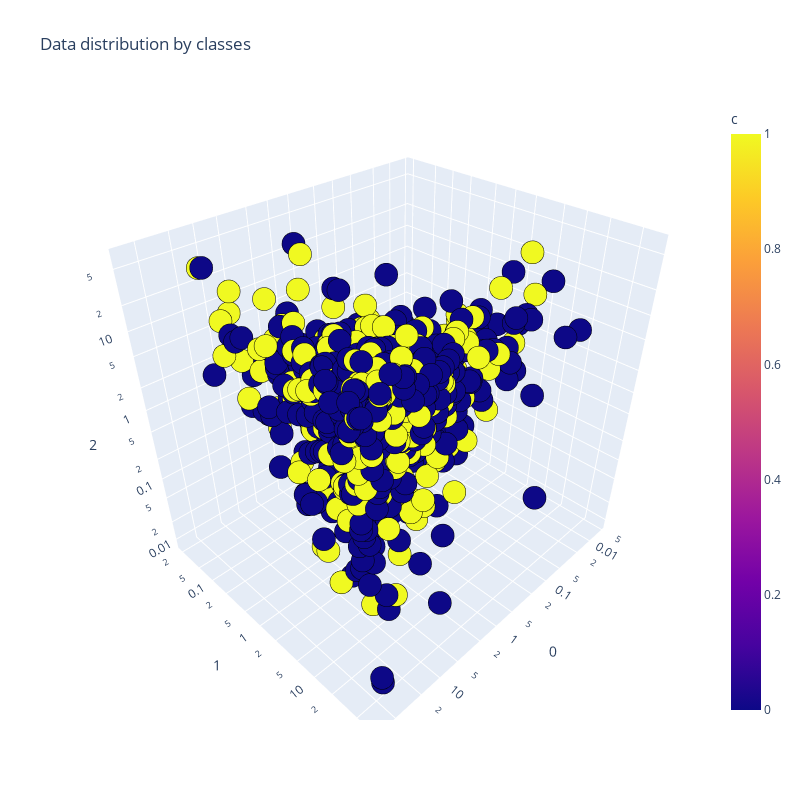

Write notebook code for a chart like this one.
### Code cell
fig = px.scatter_3d(df_tsne,
                   x=0,
                   y=1,
                   z=2,
                   color='c',
                   title='Data distribution by classes',
                   log_x=True,
                   log_y=True,
                   log_z=True,
                   height=800,
                   width=800,
                   color_discrete_map={0: 'white', 1: 'red'})

fig.update_traces(marker_line_color = 'black',
                  marker_line_width = 2)

fig.show()

### Figure 1 — Plotly figure (JSON) as saved in the notebook; plotly's stock layout.template omitted (floating-point values rounded to 4 significant figures; data arrays with more than 128 entries replaced by an {"elided": "..."} marker saying what was removed)
{"data": [{"hovertemplate": "0=%{x}<br>1=%{y}<br>2=%{z}<br>c=%{marker.color}<extra></extra>", "legendgroup": "", "marker": {"color": {"elided": "7010 int values"}, "coloraxis": "coloraxis", "line": {"color": "black", "width": 2}, "symbol": "circle"}, "mode": "markers", "name": "", "scene": "scene", "showlegend": false, "type": "scatter3d", "x": {"elided": "7010 float values"}, "y": {"elided": "7010 float values"}, "z": {"elided": "7010 float values"}}], "layout": {"coloraxis": {"colorbar": {"title": {"text": "c"}}, "colorscale": [[0, "#0d0887"], [0.1111, "#46039f"], [0.2222, "#7201a8"], [0.3333, "#9c179e"], [0.4444, "#bd3786"], [0.5556, "#d8576b"], [0.6667, "#ed7953"], [0.7778, "#fb9f3a"], [0.8889, "#fdca26"], [1, "#f0f921"]]}, "height": 800, "legend": {"tracegroupgap": 0}, "scene": {"domain": {"x": [0, 1], "y": [0, 1]}, "xaxis": {"title": {"text": "0"}, "type": "log"}, "yaxis": {"title": {"text": "1"}, "type": "log"}, "zaxis": {"title": {"text": "2"}, "type": "log"}}, "title": {"text": "Data distribution by classes"}, "width": 800}}
